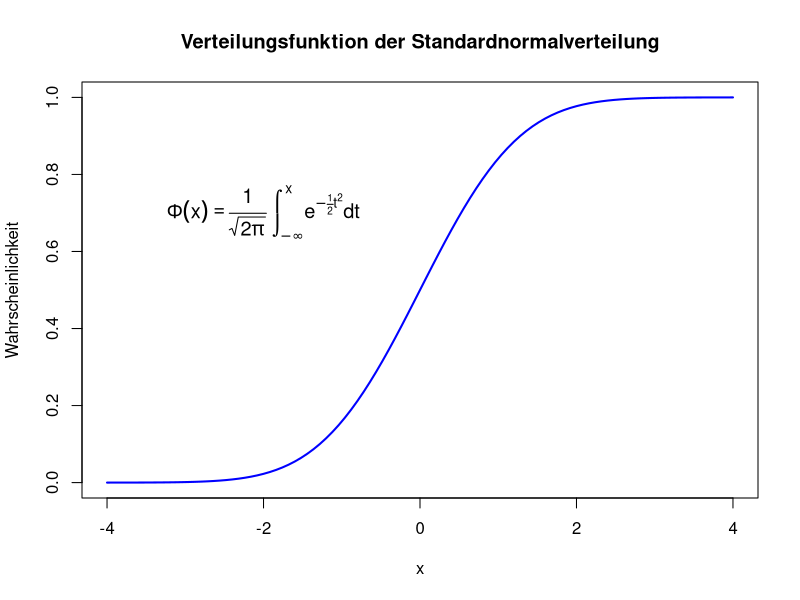

The R script that drew this image:
# draw standard normal and equation
curve(pnorm(x), from = -4, to = 4, col="blue", ylab = "Wahrscheinlichkeit", main="Verteilungsfunktion der Standardnormalverteilung", lwd=2)
text(-2, 0.7, expression(Phi(x) == paste(frac(1, sqrt(2 * pi)),
                                       " ", integral(e^{
                                         -frac(1, 2)*t^2
                                       }, -infinity, x)*dt)), cex = 1.2)
